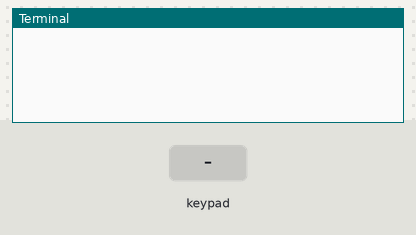
This program was run on a simulated Raspberry Pi (BCM pin numbers). Shown: the last lines printed to the terminal. The test bench sets the inputs (shaded band). The clock reads 2024-03-15 10:24:30 at power-on unless the program sets it.

Above: at 5.0 s.
5.1 s: key '1' pressed
At 6.2 s:
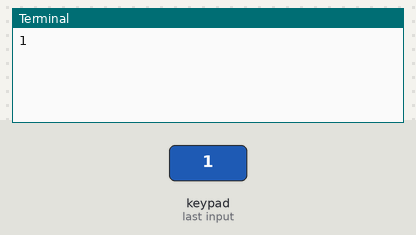
6.6 s: keypad keys 1 2 pressed 0.4 s apart
At 7.7 s:
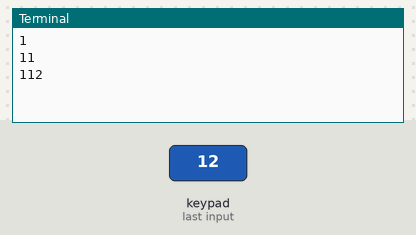
8.9 s: key '*' pressed
At 10.1 s:
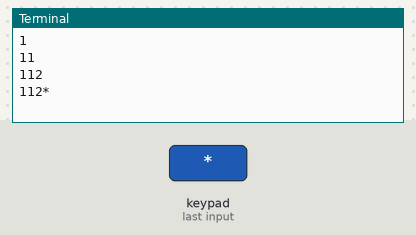
10.4 s: key 'C' pressed
At 11.4 s:
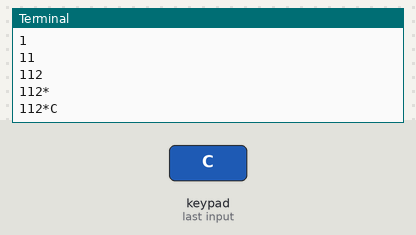
11.9 s: keypad keys 2 5 # pressed 0.4 s apart
At 13.2 s:
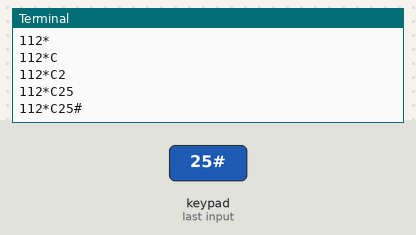

Measured:
- after the input at 5.1 s, the terminal: prints a new line at once (image 1)
- after the input at 6.6 s, the terminal: prints a new line at once (image 2)
- after the input at 8.9 s, the terminal: prints a new line at once (image 3)
- after the input at 10.4 s, the terminal: prints a new line at once (image 4)
- after the input at 11.9 s, the terminal: prints a new line at once (image 5)

The program:

l32_keypad_read.py
```python
class keypad:
    def __init__(self, rows = [16,20,21,5] ,
                 columns = [6,13,19,26] ,
                 labels = [
                        ['1','2','3','A'],
                        ['4','5','6','B'],
                        ['7','8','9','C'],
                        ['*','0','#','D']
                        ],
                 exitChar= "D"):
        self.rows = rows
        self.columns = columns
        self.labels=labels
        self.exitChar = exitChar

        import RPi.GPIO as GPIO
        GPIO.setmode(GPIO.BCM)

        for r in rows:
            GPIO.setup(r,GPIO.OUT)
            GPIO.output(r,1)

        for c in columns:
            GPIO.setup(c,GPIO.IN , pull_up_down = GPIO.PUD_UP)


    def readKeypad(self):

        import RPi.GPIO as GPIO
        from datetime import datetime
        import time
        lastInput = ""
        last_pressed_time = datetime.now()
        returnVal=""
        key = True
        try:
            while key:
                for i,r in enumerate(self.rows):
                    time.sleep(0.001)
                    GPIO.output(r,0)

                    for j, c in enumerate(self.columns):
                        if GPIO.input(c) == 0:
                            press_time = datetime.now()
                            if lastInput != self.labels[i][j] or  ( press_time - last_pressed_time ).total_seconds() > 0.107:
                                #print(( press_time - last_pressed_time ).total_seconds() is the seconds between strokes)
                                #print(f"{self.labels[i][j]} has pressed")
                                if self.labels[i][j] == self.exitChar:
                                    key = False
                                    return returnVal
                                    break
                                returnVal += (self.labels[i][j])
                                print(returnVal)
                            lastInput=self.labels[i][j]
                            last_pressed_time= datetime.now()

                            time.sleep(0.1)
                    GPIO.output(r,1)
        except KeyboardInterrupt:
            print("GPIO is free")

        finally :
            GPIO.cleanup()


mypad = keypad(exitChar = "A" )
print(mypad.readKeypad())
```
